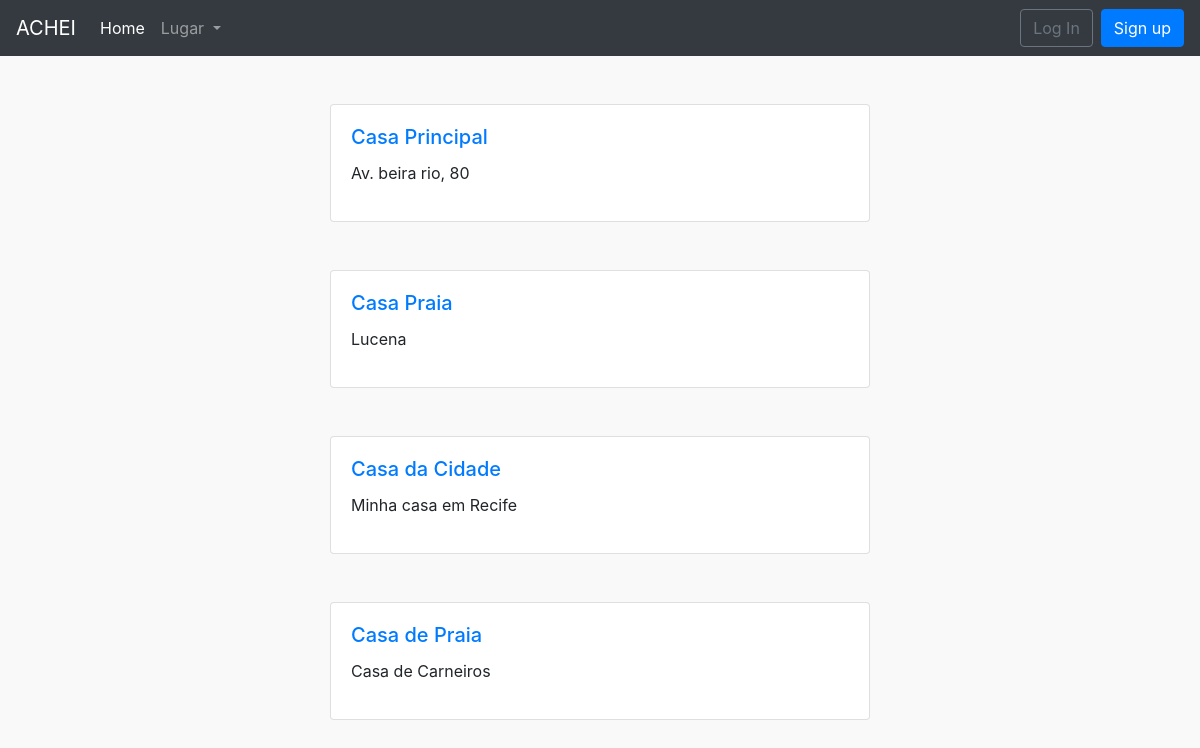
The page /lista_lugares/ on the database its author committed.
### achei/models.py (models this page shows, shortened)
class Lugar(models.Model):
	nome = models.CharField(max_length=300)
	descricao = models.TextField()
	autor = models.ForeignKey(get_user_model(), on_delete = models.CASCADE,)

### achei/views.py (the view)
# urls.py: path('lista_lugares/', views.lista_lugares, name='lista_lugares'),
def lista_lugares(request):
	lugares = Lugar.objects.all()
	return render(request, 'lista_lugares.html', {'lugares': lugares})

### templates/lista_lugares.html
{% extends 'base.html' %}
{% block content %}
	<div class="container shadow">
	    <div class="row">
	    	<div class="col-3"></div>
		    	<div class="col-12 col-md-6">
					{% for lugar in lugares %}
						<div class="card bg-white rounded  mt-5">
						    <div class="card-body">
							    <h5 class="card-title"><a href="{% url 'detalhe_lugar' pk=lugar.pk %}">{{ lugar.nome }}</a></h5>
								<p>{{ lugar.descricao }}</p>
							</div>
						</div>
					{% endfor %}
				</div>
	    	<div class="col-3"></div>
	    </div>
	</div>
{% endblock content %}

### rows shown on the page
Lugar: nome "Casa Principal", descricao "Av. beira rio, 80"
Lugar: nome "Casa Praia", descricao "Lucena"
Lugar: nome "Casa da Cidade", descricao "Minha casa em Recife"
Lugar: nome "Casa de Praia", descricao "Casa de Carneiros"
